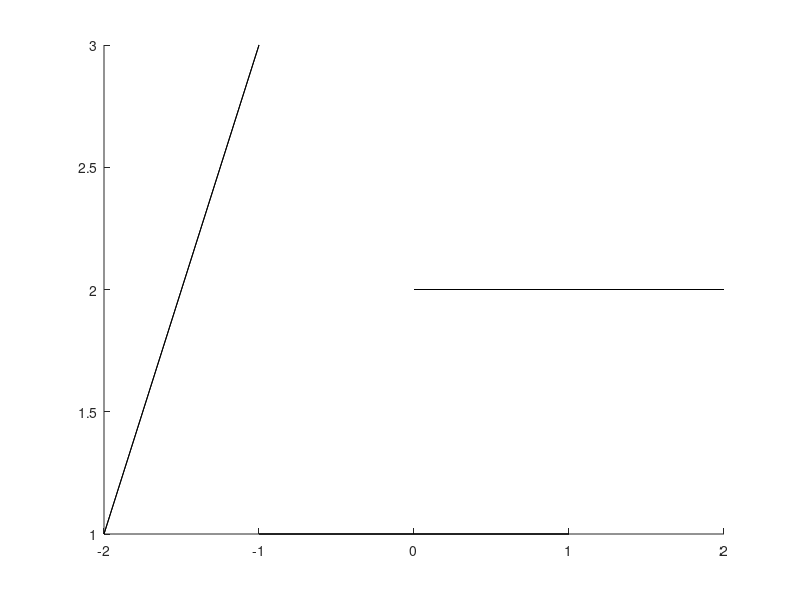

Reproduce this figure in MATLAB.
function SimInitial
global A
% 
% A.X1wall = 0;          % X first point in wall     NF were X is on the right direction and Y is in front !!
% A.Y1wall = 1;           % Y first point in wall
% A.X2wall = .5;           % X second point in wall   X2 has to be > X1
% A.Y2wall = 1;           % Y second point in wall
% 
% A.Z1wall = 0;           % Z lower edge
% A.Z2wall = 1;           % Z higher edge

% D1 B1 C1 are three points on the wall that form a plane [X,Y,Z]
% the ordering of the points will be like this
% B1 = [X1,Y1,Z1]
% C1 = [X2,Y2,Z1]
% D1 = [(X1+X2)/2,(Y1+Y2)/2,Z2]

% obstacle num 1
A.B1(1,:) = [-1,1,0];
A.C1(1,:) = [1,1,0];
A.D1(1,:) = [.5,1,1];

%obstacle num 2
A.B1(2,:) = [0,2,0];
A.C1(2,:) = [2,2,0];
A.D1(2,:) = [1,2,2];

%obstacle num 3
A.B1(3,:) = [-2,1,0];
A.C1(3,:) = [-1,3,0];
A.D1(3,:) = [-1.5,2,1.5];

A.num_obstacles = size(A.D1);

for i=1:A.num_obstacles(1)
    
patch([A.B1(i,1) A.C1(i,1) A.C1(i,1) A.B1(i,1)],[A.B1(i,2) A.C1(i,2) A.C1(i,2) A.B1(i,2)],[A.B1(i,3) A.B1(i,3) A.D1(i,3) A.D1(i,3)],[0 .4 1])
    
DB = A.B1(i,:)-A.D1(i,:);
DC = A.C1(i,:)-A.D1(i,:);

A.M1(i) = DB(2)*DC(3) - DB(3)*DC(2);
A.M2(i) = DB(1)*DC(3) - DB(3)*DC(1);
A.M3(i) = DB(1)*DC(2) - DB(2)*DC(1);
end

A.X1 = 0;                % quadrotors position X
A.Y1 = 0;                % quadrotors position Y
A.Z1 = .5;               % quadrotors position Z

A.theta11 = [0:pi/180:pi];  % used in ploting the LIDAR beams
end